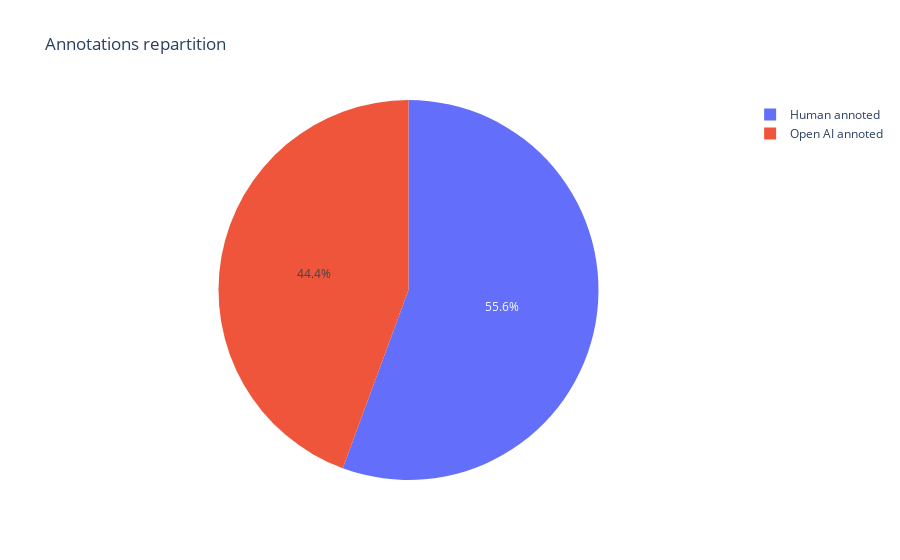

Notebook code cell kept with this figure:
### Code cell
annoted = df[df['human_annotation'] ==  True].shape[0]
non_annoted = df[df['human_annotation'] == False].shape[0]

px.pie(names=['Human annoted', 'Open AI annoted'], values=[annoted, non_annoted], title='Annotations repartition')

### Figure 1 — Plotly figure (JSON) as saved in the notebook; plotly's stock layout.template omitted (floating-point values rounded to 4 significant figures)
{"data": [{"domain": {"x": [0, 1], "y": [0, 1]}, "hovertemplate": "label=%{label}<br>value=%{value}<extra></extra>", "labels": ["Human annoted", "Open AI annoted"], "legendgroup": "", "name": "", "showlegend": true, "type": "pie", "values": [5654, 4511]}], "layout": {"legend": {"tracegroupgap": 0}, "title": {"text": "Annotations repartition"}}}
